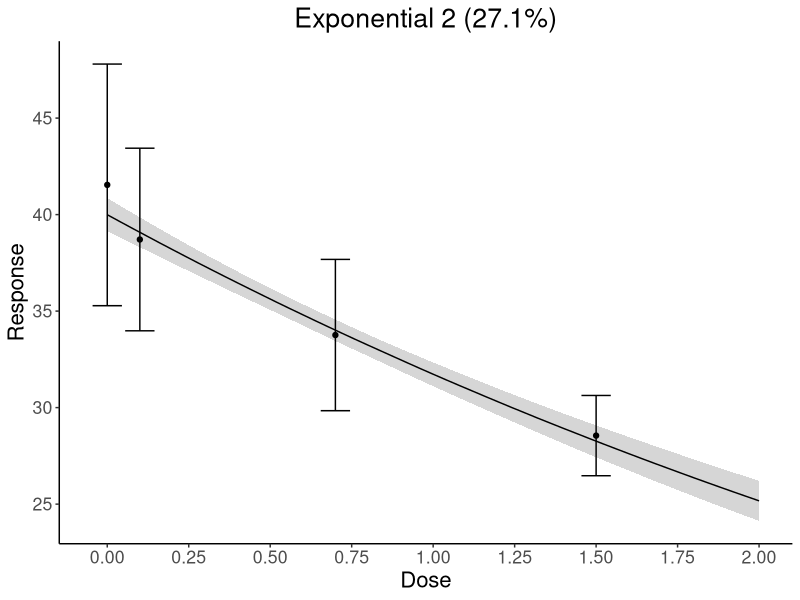
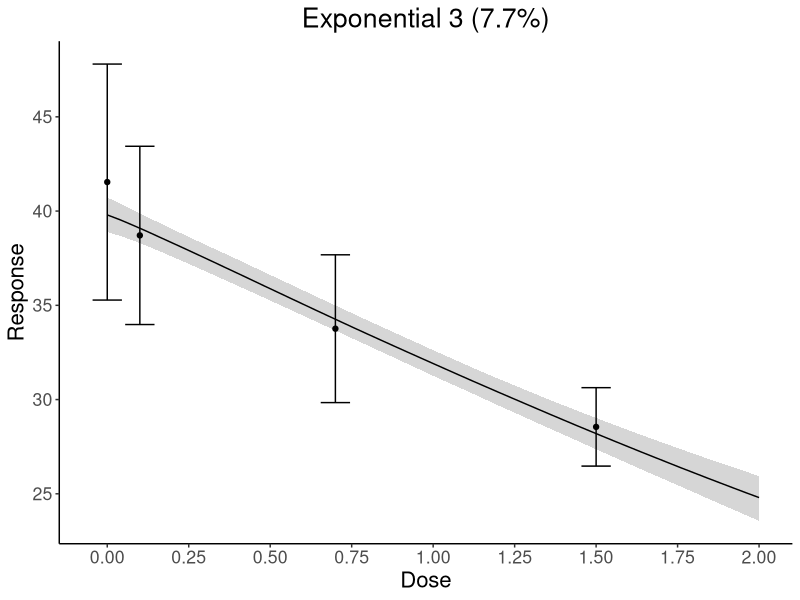
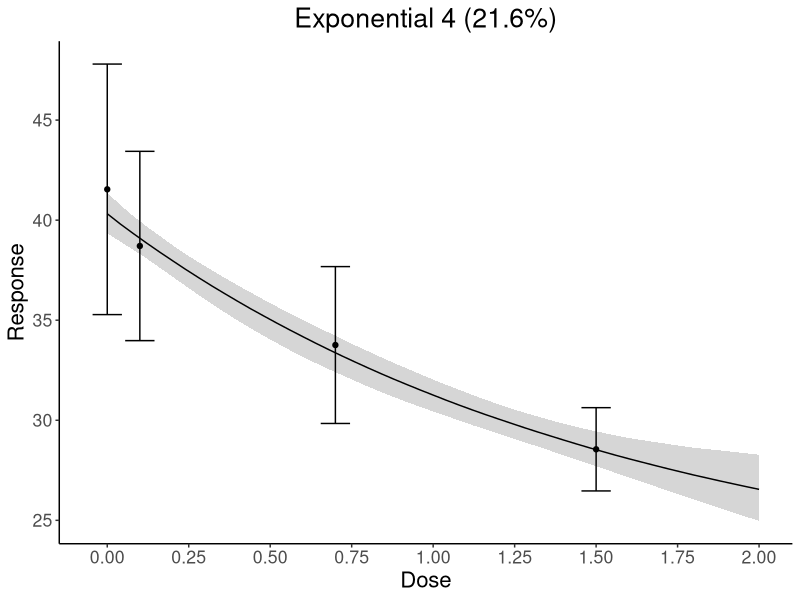
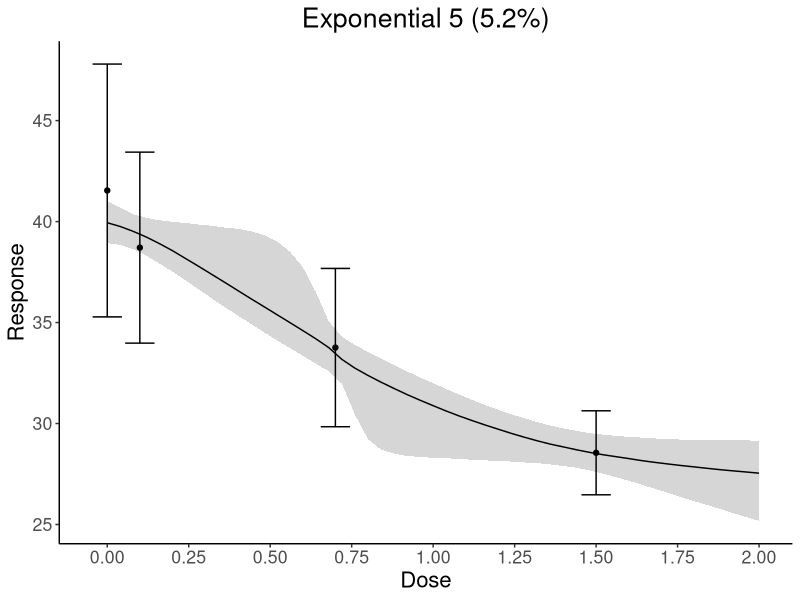
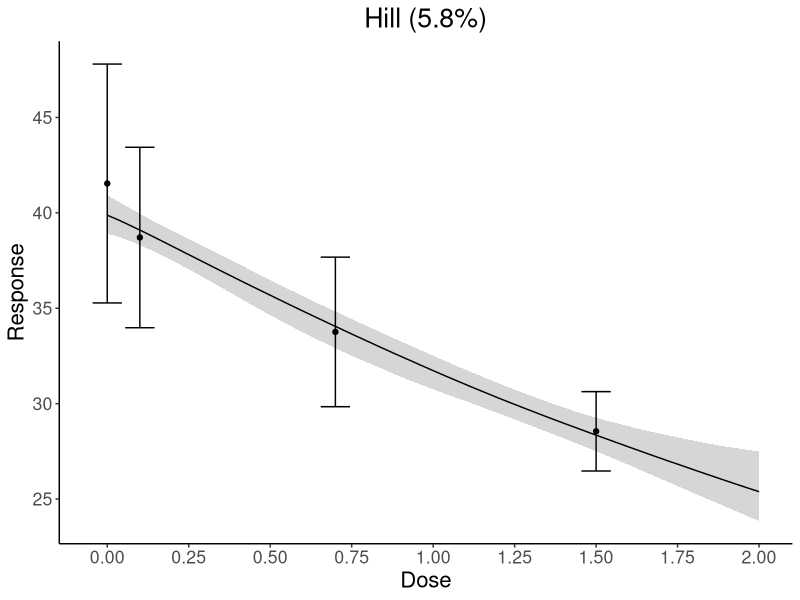
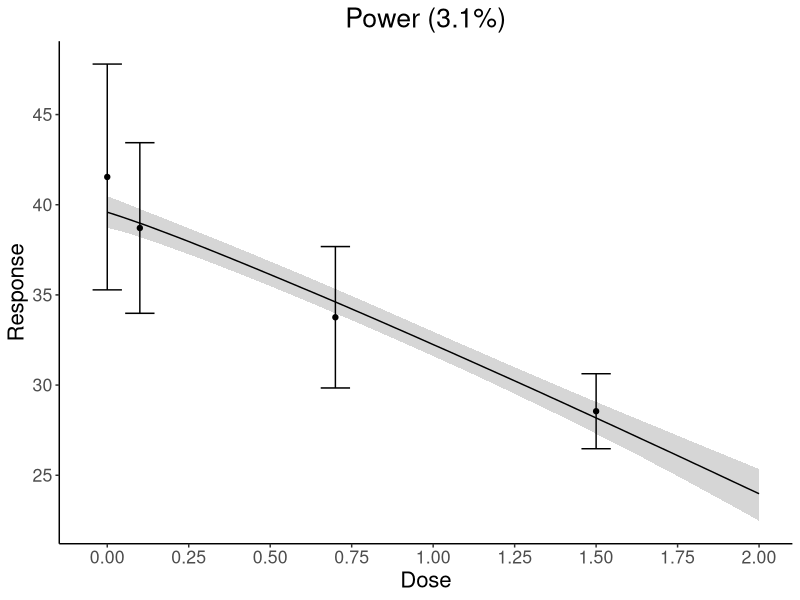
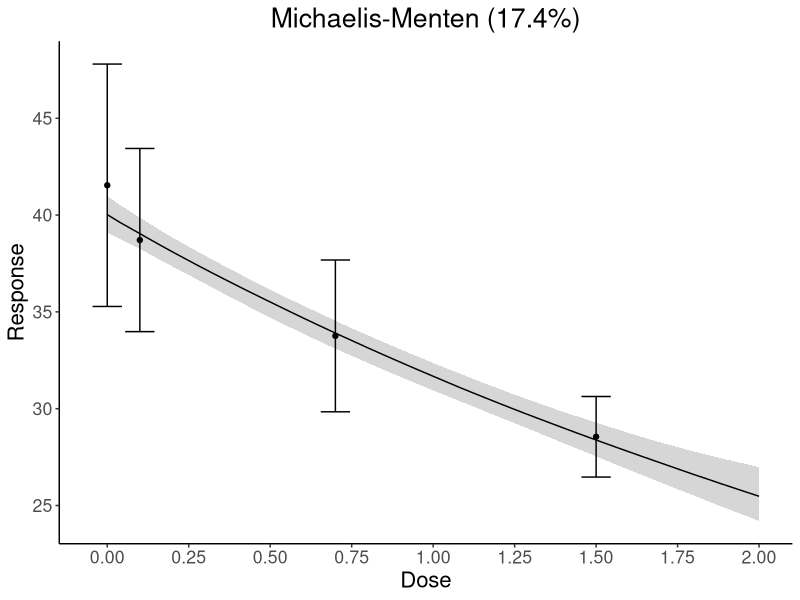
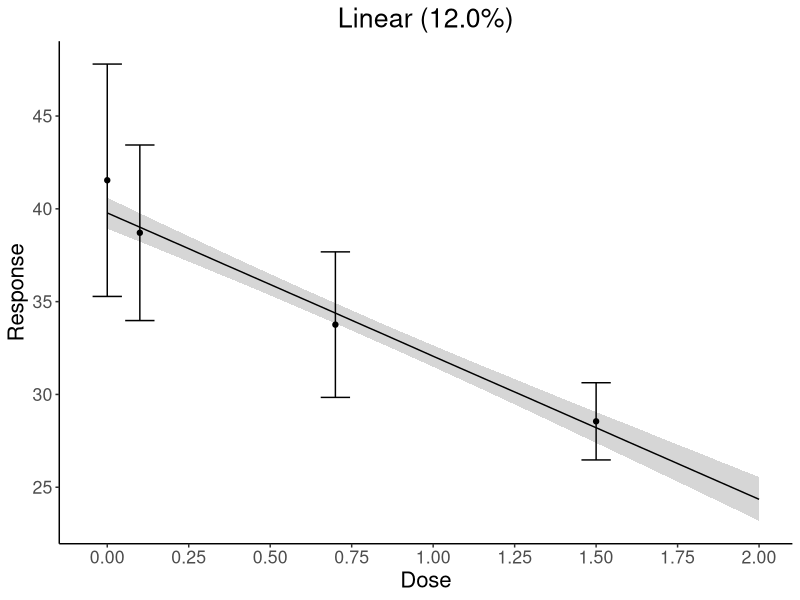

Source code (R) for these figures, in order:
library(readr)
library(ggplot2)
library(ggpubr)

dose_mice <- read.csv("iverson dose mice.csv")

##female
female_mice <- read.csv("iverson-f-et-al-1995-female-parameters.csv")
dose_mice_female <- dose_mice[5:8,]
dose <- data.frame(dose=seq(from=0, to=2, by=0.04))

#Exp 2
#y=a*exp(b*dose)
Exp2_female <- as.data.frame(matrix(NA, 51, 5000))
for (i in 1:5000){
  a <- female_mice$a[i]
  b <- female_mice$b[i]
  Exp2_female[,i] <- a*exp(b*dose$dose/1.5)
}
#Plot
Exp2_female_quan <- apply(Exp2_female, 1, quantile, prob = c(0.05,0.5,0.95), na.rm = TRUE)
tExp2_female_quan <- t(Exp2_female_quan)
tExp2_female_quan <- cbind(dose, tExp2_female_quan)
Exp2_femaleplot <- ggplot(tExp2_female_quan, aes(x=dose))+
  geom_ribbon(data=tExp2_female_quan, aes(x=dose, y=tExp2_female_quan$`50%`, 
                                          ymin=tExp2_female_quan$`5%`, 
                                          ymax=tExp2_female_quan$`95%`), alpha=0.2) +
  geom_line(data=tExp2_female_quan, aes(x=dose, y=tExp2_female_quan$`50%`))+
  geom_point(data=dose_mice_female, aes(x=dose, y=mean))+
  geom_errorbar(data=dose_mice_female, aes(x=dose, ymin=mean-SD, ymax=mean+SD)) +
  ggtitle("Exponential 2 (27.1%)") +
  theme_classic() +
  theme(plot.title=element_text(hjust=0.5)) +
  theme(text = element_text(size = 16)) +
  xlab("Dose") + ylab("Response")+
  scale_x_continuous(breaks=seq(0,2,by=0.25))+
  scale_y_continuous(breaks=seq(20,50,by=5))
Exp2_femaleplot

#Exp 3
#y=a*exp(b*(dose^g))
Exp3_female <- as.data.frame(matrix(NA, 51, 5000))
for (i in 1:5000){
  a <- female_mice$a[i+5000]
  b <- female_mice$b[i+5000]
  g <- female_mice$g[i+5000]
  Exp3_female[,i] <- a*exp(b*((dose$dose/1.5)^g))
}
#Plot
Exp3_female_quan <- apply(Exp3_female, 1, quantile, prob = c(0.05,0.5,0.95), na.rm = TRUE)
tExp3_female_quan <- t(Exp3_female_quan)
tExp3_female_quan <- cbind(dose, tExp3_female_quan)
Exp3_femaleplot <- ggplot(tExp3_female_quan, aes(x=dose))+
  geom_ribbon(data=tExp3_female_quan, aes(x=dose, y=tExp3_female_quan$`50%`, 
                                          ymin=tExp3_female_quan$`5%`, 
                                          ymax=tExp3_female_quan$`95%`), alpha=0.2) +
  geom_line(data=tExp3_female_quan, aes(x=dose, y=tExp3_female_quan$`50%`))+
  geom_point(data=dose_mice_female, aes(x=dose, y=mean))+
  geom_errorbar(data=dose_mice_female, aes(x=dose, ymin=mean-SD, ymax=mean+SD)) +
  ggtitle("Exponential 3 (7.7%)") +
  theme_classic() +
  theme(plot.title=element_text(hjust=0.5)) +
  theme(text = element_text(size = 16)) +
  xlab("Dose") + ylab("Response")+
  scale_x_continuous(breaks=seq(0,2,by=0.25))+
  scale_y_continuous(breaks=seq(20,50,by=5))
Exp3_femaleplot

#Exp 4
#y=a*[c-(c-1)*exp(-b*dose)]
Exp4_female <- as.data.frame(matrix(NA, 51, 5000))
for (i in 1:5000){
  a <- female_mice$a[i+10000]
  b <- female_mice$b[i+10000]
  c <- female_mice$c[i+10000]
  Exp4_female[,i] <- a*(c-(c-1)*exp(-b*(dose$dose/1.5)))
}
#Plot
Exp4_female_quan <- apply(Exp4_female, 1, quantile, prob = c(0.05,0.5,0.95), na.rm = TRUE)
tExp4_female_quan <- t(Exp4_female_quan)
tExp4_female_quan <- cbind(dose, tExp4_female_quan)
Exp4_femaleplot <- ggplot(tExp4_female_quan, aes(x=dose))+
  geom_ribbon(data=tExp4_female_quan, aes(x=dose, y=tExp4_female_quan$`50%`, 
                                          ymin=tExp4_female_quan$`5%`, 
                                          ymax=tExp4_female_quan$`95%`), alpha=0.2) +
  geom_line(data=tExp4_female_quan, aes(x=dose, y=tExp4_female_quan$`50%`))+
  geom_point(data=dose_mice_female, aes(x=dose, y=mean))+
  geom_errorbar(data=dose_mice_female, aes(x=dose, ymin=mean-SD, ymax=mean+SD))+
  ggtitle("Exponential 4 (21.6%)") +
  theme_classic() +
  theme(plot.title=element_text(hjust=0.5)) +
  theme(text = element_text(size = 16)) +
  xlab("Dose") + ylab("Response")+
  scale_x_continuous(breaks=seq(0,2,by=0.25))+
  scale_y_continuous(breaks=seq(20,50,by=5))
Exp4_femaleplot

#Exp 5
#y=a*[c-(c-1)*exp(-(b*dose)^g)]
Exp5_female <- as.data.frame(matrix(NA, 51, 5000))
for (i in 1:5000){
  a <- female_mice$a[i+15000]
  b <- female_mice$b[i+15000]
  c <- female_mice$c[i+15000]
  g <- female_mice$g[i+15000]
  Exp5_female[,i] <- a*(c-(c-1)*exp(-(b*(dose$dose/1.5))^g))
}
#Plot
Exp5_female_quan <- apply(Exp5_female, 1, quantile, prob = c(0.05,0.5,0.95), na.rm = TRUE)
tExp5_female_quan <- t(Exp5_female_quan)
tExp5_female_quan <- cbind(dose, tExp5_female_quan)
Exp5_femaleplot <- ggplot(tExp5_female_quan, aes(x=dose))+
  geom_ribbon(data=tExp5_female_quan, aes(x=dose, y=tExp5_female_quan$`50%`, 
                                          ymin=tExp5_female_quan$`5%`, 
                                          ymax=tExp5_female_quan$`95%`), alpha=0.2) +
  geom_line(data=tExp5_female_quan, aes(x=dose, y=tExp5_female_quan$`50%`))+
  geom_point(data=dose_mice_female, aes(x=dose, y=mean))+
  geom_errorbar(data=dose_mice_female, aes(x=dose, ymin=mean-SD, ymax=mean+SD))+
  ggtitle("Exponential 5 (5.2%)") +
  theme_classic() +
  theme(plot.title=element_text(hjust=0.5)) +
  theme(text = element_text(size = 16)) +
  xlab("Dose") + ylab("Response")+
  scale_x_continuous(breaks=seq(0,2,by=0.25))+
  scale_y_continuous(breaks=seq(20,50,by=5))
Exp5_femaleplot

#Hill
#y=a+(b*dose^g)/(c^g+dose^g)
Hill_female <- as.data.frame(matrix(NA, 51, 5000))
for (i in 1:5000){
  a <- female_mice$a[i+20000]
  b <- female_mice$b[i+20000]
  c <- female_mice$c[i+20000]
  g <- female_mice$g[i+20000]
  Hill_female[,i] <- a+(b*(dose$dose/1.5)^g)/(c^g+(dose$dose/1.5)^g)
}
#Plot
Hill_female_quan <- apply(Hill_female, 1, quantile, prob = c(0.05,0.5,0.95), na.rm = TRUE)
tHill_female_quan <- t(Hill_female_quan)
tHill_female_quan <- cbind(dose, tHill_female_quan)
Hill_femaleplot <- ggplot(tHill_female_quan, aes(x=dose))+
  geom_ribbon(data=tHill_female_quan, aes(x=dose, y=tHill_female_quan$`50%`, 
                                          ymin=tHill_female_quan$`5%`, 
                                          ymax=tHill_female_quan$`95%`), alpha=0.2) +
  geom_line(data=tHill_female_quan, aes(x=dose, y=tHill_female_quan$`50%`))+
  geom_point(data=dose_mice_female, aes(x=dose, y=mean))+
  geom_errorbar(data=dose_mice_female, aes(x=dose, ymin=mean-SD, ymax=mean+SD))+
  ggtitle("Hill (5.8%)") +
  theme_classic() +
  theme(plot.title=element_text(hjust=0.5)) +
  theme(text = element_text(size = 16)) +
  xlab("Dose") + ylab("Response")+
  scale_x_continuous(breaks=seq(0,2,by=0.25))+
  scale_y_continuous(breaks=seq(20,50,by=5))
Hill_femaleplot

#Power
#y=a+b*(dose^g)
Power_female <- as.data.frame(matrix(NA, 51, 5000))
for (i in 1:5000){
  a <- female_mice$a[i+25000]
  b <- female_mice$b[i+25000]
  g <- female_mice$g[i+25000]
  Power_female[,i] <- a+b*((dose$dose/1.5)^g)
}
#Plot
Power_female_quan <- apply(Power_female, 1, quantile, prob = c(0.05,0.5,0.95), na.rm = TRUE)
tPower_female_quan <- t(Power_female_quan)
tPower_female_quan <- cbind(dose, tPower_female_quan)
Power_femaleplot <- ggplot(tPower_female_quan, aes(x=dose))+
  geom_ribbon(data=tPower_female_quan, aes(x=dose, y=tPower_female_quan$`50%`, 
                                          ymin=tPower_female_quan$`5%`, 
                                          ymax=tPower_female_quan$`95%`), alpha=0.2) +
  geom_line(data=tPower_female_quan, aes(x=dose, y=tPower_female_quan$`50%`))+
  geom_point(data=dose_mice_female, aes(x=dose, y=mean))+
  geom_errorbar(data=dose_mice_female, aes(x=dose, ymin=mean-SD, ymax=mean+SD))+
  ggtitle("Power (3.1%)") +
  theme_classic() +
  theme(plot.title=element_text(hjust=0.5)) +
  theme(text = element_text(size = 16)) +
  xlab("Dose") + ylab("Response")+
  scale_x_continuous(breaks=seq(0,2,by=0.25))+
  scale_y_continuous(breaks=seq(20,50,by=5))
Power_femaleplot

#MichaelisMenten
#y=a+(b*dose)/(c+dose)
Mich_female <- as.data.frame(matrix(NA, 51, 5000))
for (i in 1:5000){
  a <- female_mice$a[i+30000]
  b <- female_mice$b[i+30000]
  c <- female_mice$c[i+30000]
  Mich_female[,i] <- a+(b*(dose$dose/1.5))/(c+dose$dose/1.5)
}
#Plot
Mich_female_quan <- apply(Mich_female, 1, quantile, prob = c(0.05,0.5,0.95), na.rm = TRUE)
tMich_female_quan <- t(Mich_female_quan)
tMich_female_quan <- cbind(dose, tMich_female_quan)
Mich_femaleplot <- ggplot(tMich_female_quan, aes(x=dose))+
  geom_ribbon(data=tMich_female_quan, aes(x=dose, y=tMich_female_quan$`50%`, 
                                          ymin=tMich_female_quan$`5%`, 
                                          ymax=tMich_female_quan$`95%`), alpha=0.2) +
  geom_line(data=tMich_female_quan, aes(x=dose, y=tMich_female_quan$`50%`))+
  geom_point(data=dose_mice_female, aes(x=dose, y=mean))+
  geom_errorbar(data=dose_mice_female, aes(x=dose, ymin=mean-SD, ymax=mean+SD))+
  ggtitle("Michaelis-Menten (17.4%)") +
  theme_classic() +
  theme(plot.title=element_text(hjust=0.5)) +
  theme(text = element_text(size = 16)) +
  xlab("Dose") + ylab("Response")+
  scale_x_continuous(breaks=seq(0,2,by=0.25))+
  scale_y_continuous(breaks=seq(20,50,by=5))
Mich_femaleplot

#Linear
#y=a+b*dose
Linear_female <- as.data.frame(matrix(NA, 51, 5000))
for (i in 1:5000){
  a <- female_mice$a[i+35000]
  b <- female_mice$b[i+35000]
  Linear_female[,i] <- a+b*dose$dose/1.5
}
#Plot
Linear_female_quan <- apply(Linear_female, 1, quantile, prob = c(0.05,0.5,0.95), na.rm = TRUE)
tLinear_female_quan <- t(Linear_female_quan)
tLinear_female_quan <- cbind(dose, tLinear_female_quan)
Linear_femaleplot <- ggplot(tLinear_female_quan, aes(x=dose))+
  geom_ribbon(data=tLinear_female_quan, aes(x=dose, y=tLinear_female_quan$`50%`, 
                                          ymin=tLinear_female_quan$`5%`, 
                                          ymax=tLinear_female_quan$`95%`), alpha=0.2) +
  geom_line(data=tLinear_female_quan, aes(x=dose, y=tLinear_female_quan$`50%`))+
  geom_point(data=dose_mice_female, aes(x=dose, y=mean))+
  geom_errorbar(data=dose_mice_female, aes(x=dose, ymin=mean-SD, ymax=mean+SD))+
  ggtitle("Linear (12.0%)") +
  theme_classic() +
  theme(plot.title=element_text(hjust=0.5)) +
  theme(text = element_text(size = 16)) +
  xlab("Dose") + ylab("Response")+
  scale_x_continuous(breaks=seq(0,2,by=0.25))+
  scale_y_continuous(breaks=seq(20,50,by=5))
Linear_femaleplot

#Combine plots
female_combine <- ggarrange(Exp2_femaleplot, Exp3_femaleplot, Exp4_femaleplot, Exp5_femaleplot,
         Hill_femaleplot, Power_femaleplot, Mich_femaleplot, Linear_femaleplot,
         ncol=2, nrow=4)
female_combine <- annotate_figure(female_combine, top = text_grob("Female mice",
                                                size = 22))
ggsave("female_combine.pdf", plot=female_combine, width=20, height=24)

##male
male_mice <- read.csv("iverson-f-et-al-1995-male-parameters.csv")
dose_mice_male <- dose_mice[1:4,]
dose <- data.frame(dose=seq(from=0, to=1.4, by=0.028))

#Exp 2
#y=a*exp(b*dose)
Exp2_male <- as.data.frame(matrix(NA, 51, 5000))
for (i in 1:5000){
  a <- male_mice$a[i]
  b <- male_mice$b[i]
  Exp2_male[,i] <- a*exp(b*dose$dose/1.1)
}
#Plot
Exp2_male_quan <- apply(Exp2_male, 1, quantile, prob = c(0.05,0.5,0.95), na.rm = TRUE)
tExp2_male_quan <- t(Exp2_male_quan)
tExp2_male_quan <- cbind(dose, tExp2_male_quan)
Exp2_maleplot <- ggplot(tExp2_male_quan, aes(x=dose))+
  geom_ribbon(data=tExp2_male_quan, aes(x=dose, y=tExp2_male_quan$`50%`, 
                                          ymin=tExp2_male_quan$`5%`, 
                                          ymax=tExp2_male_quan$`95%`), alpha=0.2) +
  geom_line(data=tExp2_male_quan, aes(x=dose, y=tExp2_male_quan$`50%`))+
  geom_point(data=dose_mice_male, aes(x=dose, y=mean))+
  geom_errorbar(data=dose_mice_male, aes(x=dose, ymin=mean-SD, ymax=mean+SD)) +
  ggtitle("Exponential 2 (22.4%)") +
  theme_classic() +
  theme(plot.title=element_text(hjust=0.5)) +
  theme(text = element_text(size = 16)) +
  xlab("Dose") + ylab("Response")+
  scale_x_continuous(breaks=seq(0,1.4,by=0.2))+
  scale_y_continuous(breaks=seq(30,50,by=2.5))
Exp2_maleplot

#Exp 3
#y=a*exp(b*(dose^g))
Exp3_male <- as.data.frame(matrix(NA, 51, 5000))
for (i in 1:5000){
  a <- male_mice$a[i+5000]
  b <- male_mice$b[i+5000]
  g <- male_mice$g[i+5000]
  Exp3_male[,i] <- a*exp(b*((dose$dose/1.1)^g))
}
#Plot
Exp3_male_quan <- apply(Exp3_male, 1, quantile, prob = c(0.05,0.5,0.95), na.rm = TRUE)
tExp3_male_quan <- t(Exp3_male_quan)
tExp3_male_quan <- cbind(dose, tExp3_male_quan)
Exp3_maleplot <- ggplot(tExp3_male_quan, aes(x=dose))+
  geom_ribbon(data=tExp3_male_quan, aes(x=dose, y=tExp3_male_quan$`50%`, 
                                          ymin=tExp3_male_quan$`5%`, 
                                          ymax=tExp3_male_quan$`95%`), alpha=0.2) +
  geom_line(data=tExp3_male_quan, aes(x=dose, y=tExp3_male_quan$`50%`))+
  geom_point(data=dose_mice_male, aes(x=dose, y=mean))+
  geom_errorbar(data=dose_mice_male, aes(x=dose, ymin=mean-SD, ymax=mean+SD)) +
  ggtitle("Exponential 3 (12.0%)") +
  theme_classic() +
  theme(plot.title=element_text(hjust=0.5)) +
  theme(text = element_text(size = 16)) +
  xlab("Dose") + ylab("Response")+
  scale_x_continuous(breaks=seq(0,1.4,by=0.2))+
  scale_y_continuous(breaks=seq(30,50,by=2.5))
Exp3_maleplot

#Exp 4
#y=a*[c-(c-1)*exp(-b*dose)]
Exp4_male <- as.data.frame(matrix(NA, 51, 5000))
for (i in 1:5000){
  a <- male_mice$a[i+10000]
  b <- male_mice$b[i+10000]
  c <- male_mice$c[i+10000]
  Exp4_male[,i] <- a*(c-(c-1)*exp(-b*(dose$dose/1.1)))
}
#Plot
Exp4_male_quan <- apply(Exp4_male, 1, quantile, prob = c(0.05,0.5,0.95), na.rm = TRUE)
tExp4_male_quan <- t(Exp4_male_quan)
tExp4_male_quan <- cbind(dose, tExp4_male_quan)
Exp4_maleplot <- ggplot(tExp4_male_quan, aes(x=dose))+
  geom_ribbon(data=tExp4_male_quan, aes(x=dose, y=tExp4_male_quan$`50%`, 
                                          ymin=tExp4_male_quan$`5%`, 
                                          ymax=tExp4_male_quan$`95%`), alpha=0.2) +
  geom_line(data=tExp4_male_quan, aes(x=dose, y=tExp4_male_quan$`50%`))+
  geom_point(data=dose_mice_male, aes(x=dose, y=mean))+
  geom_errorbar(data=dose_mice_male, aes(x=dose, ymin=mean-SD, ymax=mean+SD))+
  ggtitle("Exponential 4 (9.0%)") +
  theme_classic() +
  theme(plot.title=element_text(hjust=0.5)) +
  theme(text = element_text(size = 16)) +
  xlab("Dose") + ylab("Response")+
  scale_x_continuous(breaks=seq(0,1.4,by=0.2))+
  scale_y_continuous(breaks=seq(30,50,by=2.5))
Exp4_maleplot

#Exp 5
#y=a*[c-(c-1)*exp(-(b*dose)^g)]
Exp5_male <- as.data.frame(matrix(NA, 51, 5000))
for (i in 1:5000){
  a <- male_mice$a[i+15000]
  b <- male_mice$b[i+15000]
  c <- male_mice$c[i+15000]
  g <- male_mice$g[i+15000]
  Exp5_male[,i] <- a*(c-(c-1)*exp(-(b*(dose$dose/1.1))^g))
}
#Plot
Exp5_male_quan <- apply(Exp5_male, 1, quantile, prob = c(0.05,0.5,0.95), na.rm = TRUE)
tExp5_male_quan <- t(Exp5_male_quan)
tExp5_male_quan <- cbind(dose, tExp5_male_quan)
Exp5_maleplot <- ggplot(tExp5_male_quan, aes(x=dose))+
  geom_ribbon(data=tExp5_male_quan, aes(x=dose, y=tExp5_male_quan$`50%`, 
                                          ymin=tExp5_male_quan$`5%`, 
                                          ymax=tExp5_male_quan$`95%`), alpha=0.2) +
  geom_line(data=tExp5_male_quan, aes(x=dose, y=tExp5_male_quan$`50%`))+
  geom_point(data=dose_mice_male, aes(x=dose, y=mean))+
  geom_errorbar(data=dose_mice_male, aes(x=dose, ymin=mean-SD, ymax=mean+SD))+
  ggtitle("Exponential 5 (6.4%)") +
  theme_classic() +
  theme(plot.title=element_text(hjust=0.5)) +
  theme(text = element_text(size = 16)) +
  xlab("Dose") + ylab("Response")+
  scale_x_continuous(breaks=seq(0,1.4,by=0.2))+
  scale_y_continuous(breaks=seq(30,50,by=2.5))
Exp5_maleplot

#Hill
#y=a+(b*dose^g)/(c^g+dose^g)
Hill_male <- as.data.frame(matrix(NA, 51, 5000))
for (i in 1:5000){
  a <- male_mice$a[i+20000]
  b <- male_mice$b[i+20000]
  c <- male_mice$c[i+20000]
  g <- male_mice$g[i+20000]
  Hill_male[,i] <- a+(b*(dose$dose/1.1)^g)/(c^g+(dose$dose/1.1)^g)
}
#Plot
Hill_male_quan <- apply(Hill_male, 1, quantile, prob = c(0.05,0.5,0.95), na.rm = TRUE)
tHill_male_quan <- t(Hill_male_quan)
tHill_male_quan <- cbind(dose, tHill_male_quan)
Hill_maleplot <- ggplot(tHill_male_quan, aes(x=dose))+
  geom_ribbon(data=tHill_male_quan, aes(x=dose, y=tHill_male_quan$`50%`, 
                                          ymin=tHill_male_quan$`5%`, 
                                          ymax=tHill_male_quan$`95%`), alpha=0.2) +
  geom_line(data=tHill_male_quan, aes(x=dose, y=tHill_male_quan$`50%`))+
  geom_point(data=dose_mice_male, aes(x=dose, y=mean))+
  geom_errorbar(data=dose_mice_male, aes(x=dose, ymin=mean-SD, ymax=mean+SD))+
  ggtitle("Hill (6.5%)") +
  theme_classic() +
  theme(plot.title=element_text(hjust=0.5)) +
  theme(text = element_text(size = 16)) +
  xlab("Dose") + ylab("Response")+
  scale_x_continuous(breaks=seq(0,1.4,by=0.2))+
  scale_y_continuous(breaks=seq(30,50,by=2.5))
Hill_maleplot

#Power
#y=a+b*(dose^g)
Power_male <- as.data.frame(matrix(NA, 51, 5000))
for (i in 1:5000){
  a <- male_mice$a[i+25000]
  b <- male_mice$b[i+25000]
  g <- male_mice$g[i+25000]
  Power_male[,i] <- a+b*((dose$dose/1.1)^g)
}
#Plot
Power_male_quan <- apply(Power_male, 1, quantile, prob = c(0.05,0.5,0.95), na.rm = TRUE)
tPower_male_quan <- t(Power_male_quan)
tPower_male_quan <- cbind(dose, tPower_male_quan)
Power_maleplot <- ggplot(tPower_male_quan, aes(x=dose))+
  geom_ribbon(data=tPower_male_quan, aes(x=dose, y=tPower_male_quan$`50%`, 
                                           ymin=tPower_male_quan$`5%`, 
                                           ymax=tPower_male_quan$`95%`), alpha=0.2) +
  geom_line(data=tPower_male_quan, aes(x=dose, y=tPower_male_quan$`50%`))+
  geom_point(data=dose_mice_male, aes(x=dose, y=mean))+
  geom_errorbar(data=dose_mice_male, aes(x=dose, ymin=mean-SD, ymax=mean+SD))+
  ggtitle("Power (11.0%)") +
  theme_classic() +
  theme(plot.title=element_text(hjust=0.5)) +
  theme(text = element_text(size = 16)) +
  xlab("Dose") + ylab("Response")+
  scale_x_continuous(breaks=seq(0,1.4,by=0.2))+
  scale_y_continuous(breaks=seq(30,50,by=2.5))
Power_maleplot

#MichaelisMenten
#y=a+(b*dose)/(c+dose)
Mich_male <- as.data.frame(matrix(NA, 51, 5000))
for (i in 1:5000){
  a <- male_mice$a[i+30000]
  b <- male_mice$b[i+30000]
  c <- male_mice$c[i+30000]
  Mich_male[,i] <- a+(b*(dose$dose/1.1))/(c+dose$dose/1.1)
}
#Plot
Mich_male_quan <- apply(Mich_male, 1, quantile, prob = c(0.05,0.5,0.95), na.rm = TRUE)
tMich_male_quan <- t(Mich_male_quan)
tMich_male_quan <- cbind(dose, tMich_male_quan)
Mich_maleplot <- ggplot(tMich_male_quan, aes(x=dose))+
  geom_ribbon(data=tMich_male_quan, aes(x=dose, y=tMich_male_quan$`50%`, 
                                          ymin=tMich_male_quan$`5%`, 
                                          ymax=tMich_male_quan$`95%`), alpha=0.2) +
  geom_line(data=tMich_male_quan, aes(x=dose, y=tMich_male_quan$`50%`))+
  geom_point(data=dose_mice_male, aes(x=dose, y=mean))+
  geom_errorbar(data=dose_mice_male, aes(x=dose, ymin=mean-SD, ymax=mean+SD))+
  ggtitle("Michaelis-Menten (5.8%)") +
  theme_classic() +
  theme(plot.title=element_text(hjust=0.5)) +
  theme(text = element_text(size = 16)) +
  xlab("Dose") + ylab("Response")+
  scale_x_continuous(breaks=seq(0,1.4,by=0.2))+
  scale_y_continuous(breaks=seq(30,50,by=2.5))
Mich_maleplot

#Linear
#y=a+b*dose
Linear_male <- as.data.frame(matrix(NA, 51, 5000))
for (i in 1:5000){
  a <- male_mice$a[i+35000]
  b <- male_mice$b[i+35000]
  Linear_male[,i] <- a+b*dose$dose/1.1
}
#Plot
Linear_male_quan <- apply(Linear_male, 1, quantile, prob = c(0.05,0.5,0.95), na.rm = TRUE)
tLinear_male_quan <- t(Linear_male_quan)
tLinear_male_quan <- cbind(dose, tLinear_male_quan)
Linear_maleplot <- ggplot(tLinear_male_quan, aes(x=dose))+
  geom_ribbon(data=tLinear_male_quan, aes(x=dose, y=tLinear_male_quan$`50%`, 
                                            ymin=tLinear_male_quan$`5%`, 
                                            ymax=tLinear_male_quan$`95%`), alpha=0.2) +
  geom_line(data=tLinear_male_quan, aes(x=dose, y=tLinear_male_quan$`50%`))+
  geom_point(data=dose_mice_male, aes(x=dose, y=mean))+
  geom_errorbar(data=dose_mice_male, aes(x=dose, ymin=mean-SD, ymax=mean+SD))+
  ggtitle("Linear (27.0%)") +
  theme_classic() +
  theme(plot.title=element_text(hjust=0.5)) +
  theme(text = element_text(size = 16)) +
  xlab("Dose") + ylab("Response")+
  scale_x_continuous(breaks=seq(0,1.4,by=0.2))+
  scale_y_continuous(breaks=seq(30,50,by=2.5))
Linear_maleplot

#Combine plots
male_combine <- ggarrange(Exp2_maleplot, Exp3_maleplot, Exp4_maleplot, Exp5_maleplot,
                            Hill_maleplot, Power_maleplot, Mich_maleplot, Linear_maleplot,
                            ncol=2, nrow=4)
male_combine <- annotate_figure(male_combine, top = text_grob("Male mice",
                                                                size = 22))
ggsave("male_combine.pdf", plot=male_combine, width=20, height=24)

#combine male and female models
doseresponse <- ggarrange(male_combine, female_combine,
                           ncol = 2, nrow = 1)
ggsave("doseresponse.pdf", plot=doseresponse, width=20, height=12)

#posterior model average
female_bmds <- read.csv("iverson-f-et-al-1995-female-bmds.csv")
male_bmds <- read.csv("iverson-f-et-al-1995-male-bmds.csv")

female_average <- ggplot(female_bmds, aes(x=model_average)) + geom_density() +
  ggtitle("Model Average") + 
  theme_classic() +
  theme(axis.title.x=element_blank(), 
        plot.title = element_text(hjust = 0.5),
        text = element_text(size = 16))+
  scale_x_continuous(breaks=seq(0,0.6,by=0.1))+
  scale_y_continuous(breaks=seq(0,10,by=2))
ggsave("female_average.pdf", plot=female_average, width=10, height=6)

male_average <- ggplot(male_bmds, aes(x=model_average)) + geom_density() +
  ggtitle("Model Average") + 
  theme_classic() +
  theme(axis.title.x=element_blank(), 
        plot.title = element_text(hjust = 0.5),
        text = element_text(size = 16))+
  scale_x_continuous(breaks=seq(0.15,0.55,by=0.05))+
  scale_y_continuous(breaks=seq(0,12,by=2))
ggsave("male_average.pdf", plot=male_average, width=10, height=6)

modelaverage <- ggarrange(male_average, female_average,
                           ncol = 2, nrow = 1)
ggsave("modelaverage.pdf", plot=modelaverage, width=20, height=6)

#combine into one graph
BBMD <- ggarrange(doseresponse,modelaverage, ncol=1, nrow=2,
                  heights = c(12, 6))
ggsave("BBMD.pdf",plot=BBMD, width=20, height=18)
